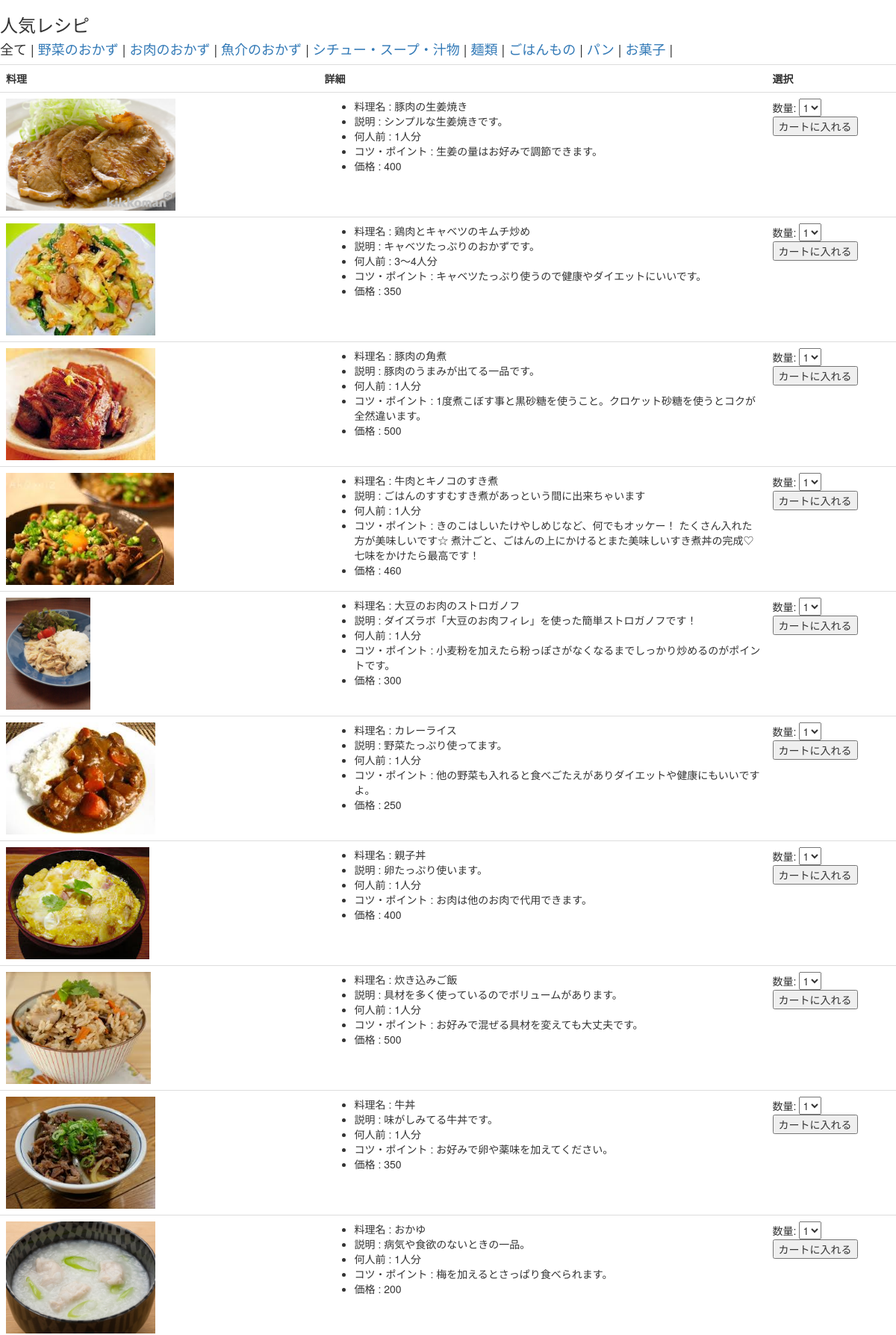
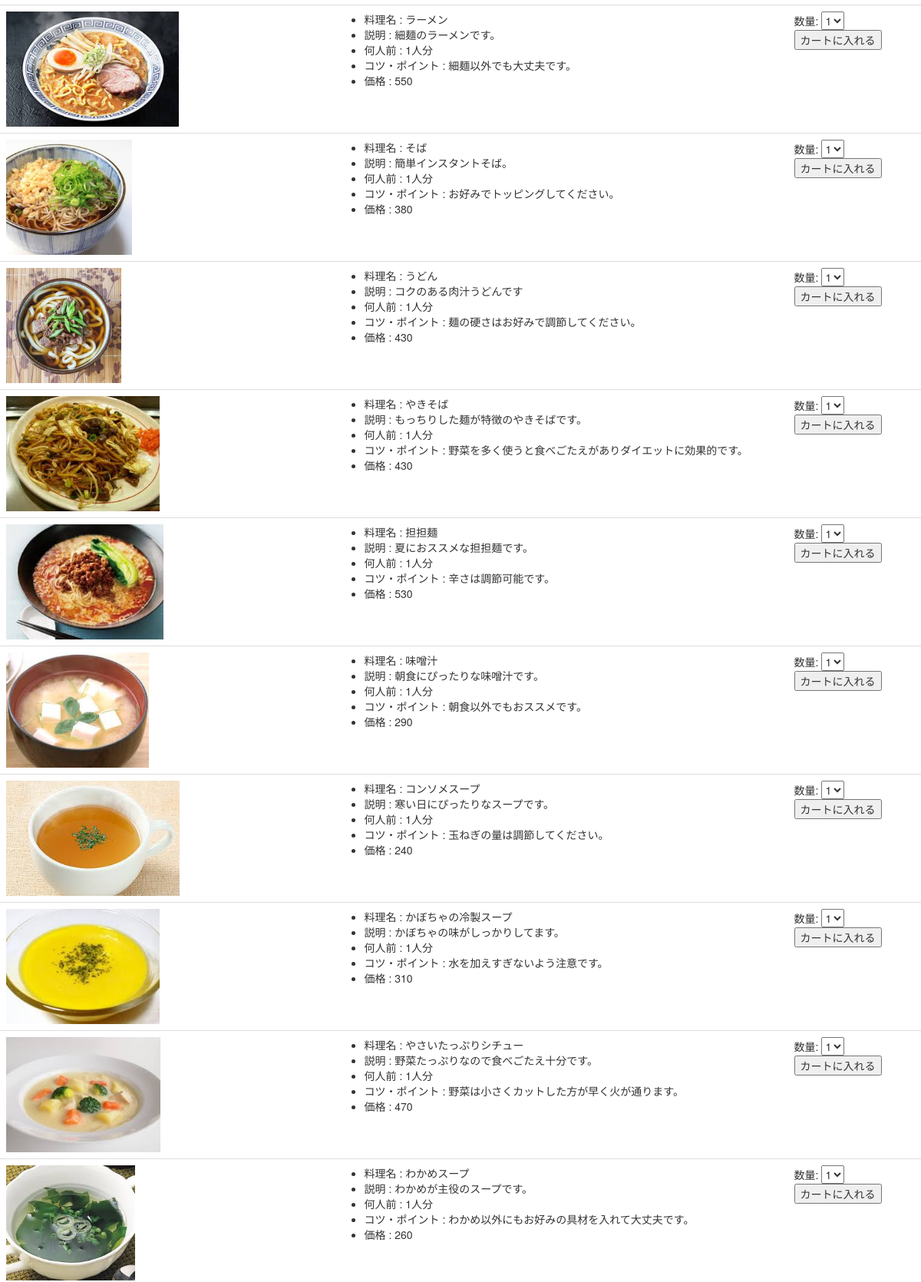
Screenshot of /index.php?m=1&g=0 (upper part) with the database file from the repository (2 pictures, top to bottom).
### tables this page shows
CREATE TABLE IF NOT EXISTS `recipes` (
  `id` varchar(40) NOT NULL,
  `user_id` varchar(40) NOT NULL,
  `title` varchar(255) DEFAULT NULL,
  `price` int(11) NOT NULL,
  `description` varchar(255) DEFAULT NULL,
  `serving_for` varchar(255) DEFAULT NULL,
  `advice` varchar(255) DEFAULT NULL,
  `history` varchar(255) DEFAULT NULL,
  `publish_at` date NOT NULL,
  PRIMARY KEY (`id`)
);

### index.php (the view, shortened to what this page needs)
<?php
include('page_header.php');
require_once('db_inc.php');
$menu = array(
 1 => '人気レシピ',
 2 => '目的で探す',
);
$m = 1;
if (isset($_GET['m']) and $_GET['m']<3){
	$m = $_GET['m'];
};
$menu_items = array(
 0=>'全て',
 1=>'野菜のおかず',
 2=>'お肉のおかず',
 3=>'魚介のおかず',
 4=>'シチュー・スープ・汁物',
 5=>'麺類',
 6=>'ごはんもの',
 7=>'パン',
 8=>'お菓子',
);
$wheres = array(
 0 => "1",
 1 => "(title LIKE '%菜%' or title LIKE '%サラダ%' or title LIKE '%きんぴら%' or title LIKE '%和え%')",
 2 => "(title LIKE '%肉%')",
 3 => "(title LIKE '%塩焼き' or title LIKE '%煮つけ%' or title LIKE '%魚%' or title LIKE '%フライ%' or title LIKE '%たたき%')",
 4 => "(title LIKE '%汁%' or title LIKE '%スープ%' or title LIKE '%しる%' or title LIKE '%シチュー%' or title LIKE '%お吸い物%')",
 5 => "(title LIKE '%麺%' or title LIKE '%メン%' or title LIKE '%うどん%' or title LIKE '%そば%')",
 6 => "(title LIKE '%ごはん%' or title LIKE '%ご飯%' or title LIKE '%ライス%' or title LIKE '%丼%' or title LIKE '%おかゆ%' or title LIKE '%雑炊%' or title LIKE '%パエリア%')",
 7 => "(title LIKE '%パン%' or title LIKE '%クロワッサン%')",
 8 => "(title LIKE '%クッキー%' or title LIKE '%菓子%' or title LIKE '%ケーキ%' or title LIKE '%ビスケット%' or title LIKE '%マフィン%' or title LIKE '%スコーン%')",
);
$g = 1;
if (isset($_GET['g']) and $_GET['g']< count($wheres)){
	$g = $_GET['g'];
}
$where = $wheres [$g];
echo '<h3>' . $menu[$m] . '</h3>';
echo '<h4>';
foreach ($menu_items as $key=>$value){
	if ($g == $key){
		echo $value. ' | ';
	}else{
		echo '<a href="index.php?m='.$m.'&g='.$key.'">'.$value.'</a> | ';
	}
}
echo '</h4>';
$sql = "SELECT * FROM recipes WHERE " . $where;
$rs = mysql_query($sql, $conn);
$row= mysql_fetch_array($rs);
echo '<table class="table table-hover">';
echo '<tr><th>料理</th><th>詳細</th><th>選択</th></tr>';
while ($row) {
	$id = $row['id'];
	$image = '<img src="images/' .$id . '.jpg" height="150">';
	echo '<tr>';
	echo '<td>' . $image.'</td>';
	echo '<td width="50%">';
	echo '<ul>';
	$items = array('title'=>'料理名','description'=>'説明','serving_for'=>'何人前','advice'=>'コツ・ポイント','price'=>'価格');
	foreach ( $items as $key=>$value){
		echo '<li>'. $value .' : '. $row[$key] . '</li>';
	}
	echo '</ul>';
	echo '</td>';
	echo '<td>';
	echo '<form action="cart.php" method="post">';
	echo '数量: <select name="qty">';
	for ($i=1; $i<6; $i++){
		echo '<option value="'. $i .'">' . $i ;
	}
	echo '</select><br>';
	echo '<input type="submit" value="カートに入れる">';
	echo '</form>';
	echo '</td>';
	echo '</tr>';
	$row = mysql_fetch_array($rs) ;
}
include('page_footer.php');
?>

### rows the page displays
recipes: id (picture), value "料理名", title "豚肉の生姜焼き", value "説明", description "シンプルな生姜焼きです。", value "何人前", serving_for "1人分", value "コツ・ポイント", advice "生姜の量はお好みで調節できます。", value "価格", price "400"
recipes: id (picture), value "料理名", title "鶏肉とキャベツのキムチ炒め", value "説明", description "キャベツたっぷりのおかずです。", value "何人前", serving_for "3～4人分", value "コツ・ポイント", advice "キャベツたっぷり使うので健康やダイエットにいいです。", value "価格", price "350"
recipes: id (picture), value "料理名", title "豚肉の角煮", value "説明", description "豚肉のうまみが出てる一品です。", value "何人前", serving_for "1人分", value "コツ・ポイント", advice "1度煮こぼす事と黒砂糖を使うこと。クロケット砂糖を使うとコクが全然違います。", value "価格", price "500"
recipes: id (picture), value "料理名", title "牛肉とキノコのすき煮", value "説明", description "ごはんのすすむすき煮があっという間に出来ちゃいます", value "何人前", serving_for "1人分", value "コツ・ポイント", advice "きのこはしいたけやしめじなど、何でもオッケー！ たくさん入れた方が美味しいです☆ 煮汁ごと、ごはんの上にかけるとまた美味しいすき煮丼の完成♡七味をかけたら最高です！", value "価格", price "460"
recipes: id (picture), value "料理名", title "大豆のお肉のストロガノフ", value "説明", description "ダイズラボ「大豆のお肉フィレ」を使った簡単ストロガノフです！", value "何人前", serving_for "1人分", value "コツ・ポイント", advice "小麦粉を加えたら粉っぽさがなくなるまでしっかり炒めるのがポイントです。", value "価格", price "300"
recipes: id (picture), value "料理名", title "カレーライス", value "説明", description "野菜たっぷり使ってます。", value "何人前", serving_for "1人分", value "コツ・ポイント", advice "他の野菜も入れると食べごたえがありダイエットや健康にもいいですよ。", value "価格", price "250"
recipes: id (picture), value "料理名", title "親子丼", value "説明", description "卵たっぷり使います。", value "何人前", serving_for "1人分", value "コツ・ポイント", advice "お肉は他のお肉で代用できます。", value "価格", price "400"
recipes: id (picture), value "料理名", title "炊き込みご飯", value "説明", description "具材を多く使っているのでボリュームがあります。", value "何人前", serving_for "1人分", value "コツ・ポイント", advice "お好みで混ぜる具材を変えても大丈夫です。", value "価格", price "500"
recipes: id (picture), value "料理名", title "牛丼", value "説明", description "味がしみてる牛丼です。", value "何人前", serving_for "1人分", value "コツ・ポイント", advice "お好みで卵や薬味を加えてください。", value "価格", price "350"
recipes: id (picture), value "料理名", title "おかゆ", value "説明", description "病気や食欲のないときの一品。", value "何人前", serving_for "1人分", value "コツ・ポイント", advice "梅を加えるとさっぱり食べられます。", value "価格", price "200"
recipes: id (picture), value "料理名", title "ラーメン", value "説明", description "細麺のラーメンです。", value "何人前", serving_for "1人分", value "コツ・ポイント", advice "細麺以外でも大丈夫です。", value "価格", price "550"
recipes: id (picture), value "料理名", title "そば", value "説明", description "簡単インスタントそば。", value "何人前", serving_for "1人分", value "コツ・ポイント", advice "お好みでトッピングしてください。", value "価格", price "380"
recipes: id (picture), value "料理名", title "うどん", value "説明", description "コクのある肉汁うどんです", value "何人前", serving_for "1人分", value "コツ・ポイント", advice "麺の硬さはお好みで調節してください。", value "価格", price "430"
recipes: id (picture), value "料理名", title "やきそば", value "説明", description "もっちりした麺が特徴のやきそばです。", value "何人前", serving_for "1人分", value "コツ・ポイント", advice "野菜を多く使うと食べごたえがありダイエットに効果的です。", value "価格", price "430"
recipes: id (picture), value "料理名", title "担担麺", value "説明", description "夏におススメな担担麺です。", value "何人前", serving_for "1人分", value "コツ・ポイント", advice "辛さは調節可能です。", value "価格", price "530"
recipes: id (picture), value "料理名", title "味噌汁", value "説明", description "朝食にぴったりな味噌汁です。", value "何人前", serving_for "1人分", value "コツ・ポイント", advice "朝食以外でもおススメです。", value "価格", price "290"
recipes: id (picture), value "料理名", title "コンソメスープ", value "説明", description "寒い日にぴったりなスープです。", value "何人前", serving_for "1人分", value "コツ・ポイント", advice "玉ねぎの量は調節してください。", value "価格", price "240"
recipes: id (picture), value "料理名", title "かぼちゃの冷製スープ", value "説明", description "かぼちゃの味がしっかりしてます。", value "何人前", serving_for "1人分", value "コツ・ポイント", advice "水を加えすぎないよう注意です。", value "価格", price "310"
recipes: id (picture), value "料理名", title "やさいたっぷりシチュー", value "説明", description "野菜たっぷりなので食べごたえ十分です。", value "何人前", serving_for "1人分", value "コツ・ポイント", advice "野菜は小さくカットした方が早く火が通ります。", value "価格", price "470"
recipes: id (picture), value "料理名", title "わかめスープ", value "説明", description "わかめが主役のスープです。", value "何人前", serving_for "1人分", value "コツ・ポイント", advice "わかめ以外にもお好みの具材を入れて大丈夫です。", value "価格", price "260"

### other values shown
$menu[$m] "人気レシピ"
$value "全て"
$value "野菜のおかず"
$value "お肉のおかず"
$value "魚介のおかず"
$value "シチュー・スープ・汁物"
$value "麺類"
$value "ごはんもの"
$value "パン"
$value "お菓子"
form field qty "1"
